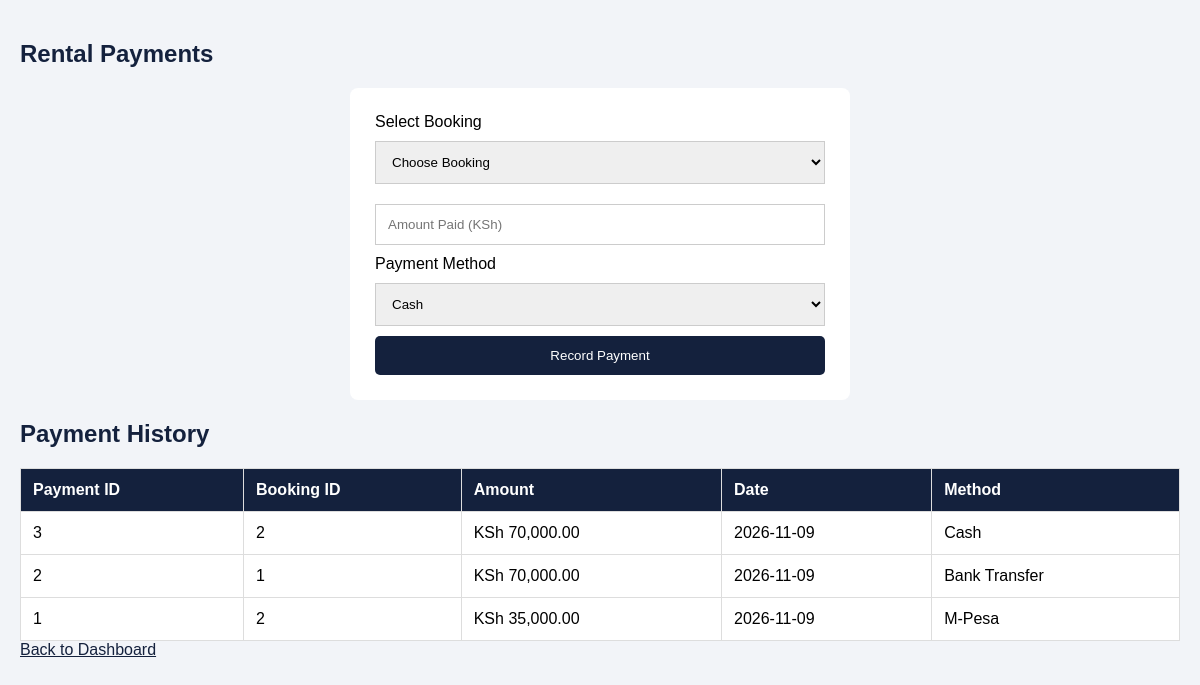
The page /payments.php on the database its author committed.
### tables this page shows
CREATE TABLE `payments` (
  `id` int(11) NOT NULL,
  `booking_id` int(11) DEFAULT NULL,
  `amount` decimal(10,2) DEFAULT NULL,
  `payment_date` date DEFAULT NULL,
  `payment_method` varchar(50) DEFAULT NULL
);

### payments.php (the view, shortened to what this page needs)
<?php
include 'db.php';
?>
<!DOCTYPE html>
<html>
<head>
<link rel="stylesheet" href="style.css">
</head>
<body>
<h2>Rental Payments</h2>
<form method="POST">
<label>Select Booking</label>
<select name="booking_id" required>
<option value="">Choose Booking</option>
</select>
<input type="number" name="amount" step="0.01" min="0.01" placeholder="Amount Paid (KSh)" required>
<label>Payment Method</label>
<select name="method" required>
<option value="Cash">Cash</option>
</select>
<button name="pay">Record Payment</button>
</form>
<h2>Payment History</h2>
<table>
<tr>
<th>Payment ID</th>
<th>Booking ID</th>
<th>Amount</th>
<th>Date</th>
<th>Method</th>
</tr>
<?php
$result = $conn->query("SELECT * FROM payments ORDER BY id DESC");
while($row = $result->fetch_assoc()) {
?>
<tr>
<td><?= $row['id'] ?></td>
<td><?= $row['booking_id'] ?></td>
<td>KSh <?= number_format($row['amount'],2) ?></td>
<td><?= $row['payment_date'] ?></td>
<td><?= htmlspecialchars($row['payment_method']) ?></td>
</tr>
<?php } ?>
</table>
<a href="index.php">Back to Dashboard</a>
</body>
</html>

### style.css (style rules this page uses)
body { font-family: Arial, sans-serif; background: #f2f4f8; margin: 0; padding: 20px; }
h2 { color: #14213d; }
form { background: white; padding: 25px; max-width: 450px; margin: 20px auto; border-radius: 8px; }
input, select { width: 100%; padding: 12px; margin: 10px 0; border: 1px solid #ccc; box-sizing: border-box; }
button { background: #14213d; color: white; border: none; padding: 12px; width: 100%; cursor: pointer; border-radius: 5px; }
table { width: 100%; border-collapse: collapse; background: white; margin-top: 20px; }
th, td { border: 1px solid #ddd; padding: 12px; text-align: left; }
th { background: #14213d; color: white; }
a { color: #14213d; }

### rows shown on the page
payments: id "3", booking "2", amount "70,000.00", payment_date "2026-11-09", payment_method "Cash"
payments: id "2", booking "1", amount "70,000.00", payment_date "2026-11-09", payment_method "Bank Transfer"
payments: id "1", booking "2", amount "35,000.00", payment_date "2026-11-09", payment_method "M-Pesa"
